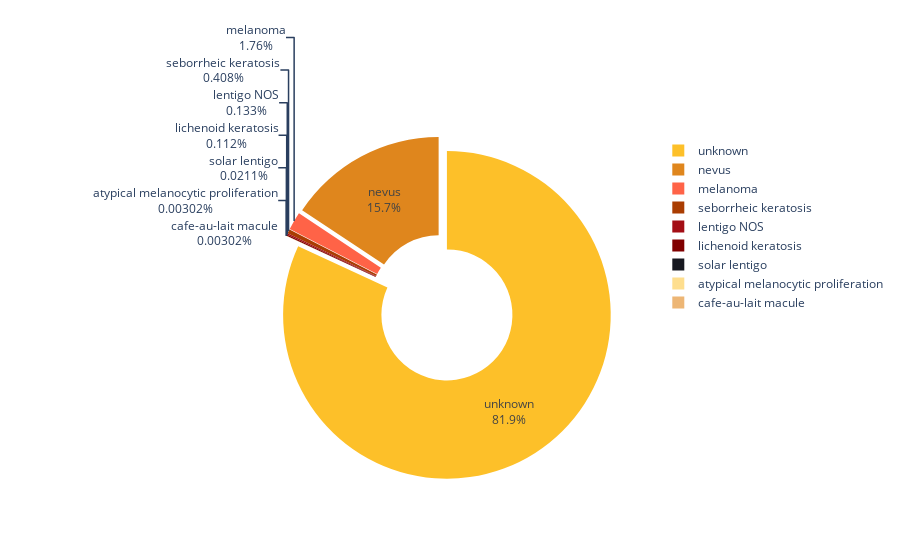

Notebook code for this chart:
### Code cell
diag = train.diagnosis.value_counts()
fig = px.pie(diag,
             values='diagnosis',
             names=diag.index,
             color_discrete_sequence=orange_black,
             hole=.4)
fig.update_traces(textinfo='percent+label', pull=0.05)
fig.show()

### Figure 1 — Plotly figure (JSON) as saved in the notebook; plotly's stock layout.template omitted (floating-point values rounded to 4 significant figures)
{"data": [{"domain": {"x": [0, 1], "y": [0, 1]}, "hole": 0.4, "hovertemplate": "index=%{label}<br>diagnosis=%{value}<extra></extra>", "labels": ["unknown", "nevus", "melanoma", "seborrheic keratosis", "lentigo NOS", "lichenoid keratosis", "solar lentigo", "atypical melanocytic proliferation", "cafe-au-lait macule"], "legendgroup": "", "name": "", "pull": 0.05, "showlegend": true, "textinfo": "percent+label", "type": "pie", "values": [27124, 5193, 584, 135, 44, 37, 7, 1, 1]}], "layout": {"legend": {"tracegroupgap": 0}, "margin": {"t": 60}, "piecolorway": ["#fdc029", "#df861d", "#FF6347", "#aa3d01", "#a30e15", "#800000", "#171820"]}}
